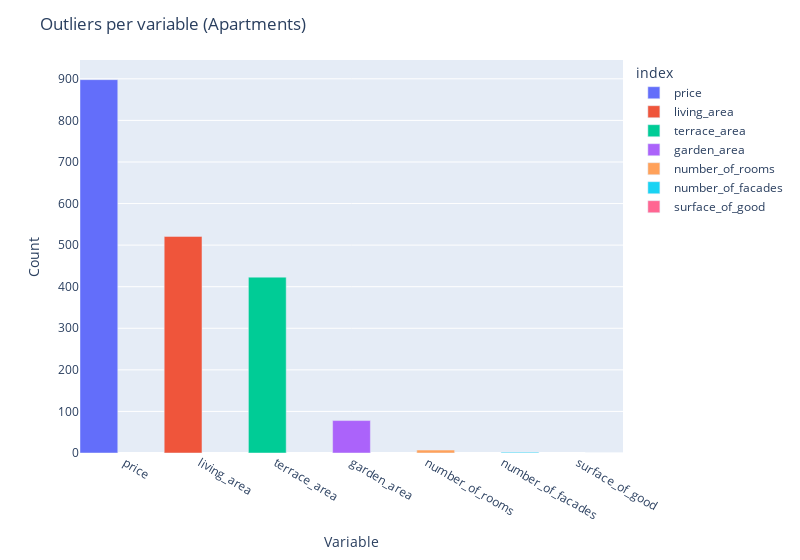

Notebook code for this chart:
### Markdown cell above
### Q4 What variables are most subject to outliers?

### Code cell
def count_iqr_outliers (df, column_name):
    """
    Counts outliers based on interquartile range
    """
    seventy_fifth = df[column_name].quantile(0.75)
    twenty_fifth = df[column_name].quantile(0.25)
    iqr = seventy_fifth-twenty_fifth
    upper = seventy_fifth + (1.5*iqr)
    lower = twenty_fifth - (1.5*iqr)
    outliers = df.loc[(df[column_name] >= upper)|(df[column_name] <= lower)]
    #print(outliers)
    count_outliers = outliers.shape[0]
    return count_outliers

print(count_iqr_outliers(app, "price"))

quantitative = ['price', 'number_of_rooms', 'living_area', 'terrace_area', 'garden_area', 'surface_of_good','number_of_facades']

#d = {'col1': [1, 2], 'col2': [3, 4]}
#df = pd.DataFrame(data=d)
d={}
for col in quantitative:
    d[col] = [count_iqr_outliers(app, col)]

df = pd.DataFrame(data=d)
df= df.transpose()
df.rename(columns={0: "outliers_count"}, inplace=True)
df.sort_values(by='outliers_count', ascending=False, inplace=True)


fig = px.bar(df, x=df.index, y="outliers_count", color=df.index)
fig.update_layout(barmode='group', width=800)  # Set the width of the plot
fig.update_traces(width=0.5)  # Narrower bars
fig.update_layout(yaxis=dict(title='Count'))  # Update y-axis label
fig.update_layout(xaxis=dict(title='Variable'))
fig.update_layout(title='Outliers per variable (Apartments)')  # Add title to the plot


#plot: y axis number of outliers, x axis categories make a bar plot or a box plot

### Figure 1 — Plotly figure (JSON) as saved in the notebook; plotly's stock layout.template omitted (floating-point values rounded to 4 significant figures)
{"data": [{"alignmentgroup": "True", "hovertemplate": "index=%{x}<br>outliers_count=%{y}<extra></extra>", "legendgroup": "price", "marker": {"color": "#636efa", "pattern": {"shape": ""}}, "name": "price", "offsetgroup": "price", "orientation": "v", "showlegend": true, "textposition": "auto", "type": "bar", "width": 0.5, "x": ["price"], "xaxis": "x", "y": [898], "yaxis": "y"}, {"alignmentgroup": "True", "hovertemplate": "index=%{x}<br>outliers_count=%{y}<extra></extra>", "legendgroup": "living_area", "marker": {"color": "#EF553B", "pattern": {"shape": ""}}, "name": "living_area", "offsetgroup": "living_area", "orientation": "v", "showlegend": true, "textposition": "auto", "type": "bar", "width": 0.5, "x": ["living_area"], "xaxis": "x", "y": [521], "yaxis": "y"}, {"alignmentgroup": "True", "hovertemplate": "index=%{x}<br>outliers_count=%{y}<extra></extra>", "legendgroup": "terrace_area", "marker": {"color": "#00cc96", "pattern": {"shape": ""}}, "name": "terrace_area", "offsetgroup": "terrace_area", "orientation": "v", "showlegend": true, "textposition": "auto", "type": "bar", "width": 0.5, "x": ["terrace_area"], "xaxis": "x", "y": [423], "yaxis": "y"}, {"alignmentgroup": "True", "hovertemplate": "index=%{x}<br>outliers_count=%{y}<extra></extra>", "legendgroup": "garden_area", "marker": {"color": "#ab63fa", "pattern": {"shape": ""}}, "name": "garden_area", "offsetgroup": "garden_area", "orientation": "v", "showlegend": true, "textposition": "auto", "type": "bar", "width": 0.5, "x": ["garden_area"], "xaxis": "x", "y": [78], "yaxis": "y"}, {"alignmentgroup": "True", "hovertemplate": "index=%{x}<br>outliers_count=%{y}<extra></extra>", "legendgroup": "number_of_rooms", "marker": {"color": "#FFA15A", "pattern": {"shape": ""}}, "name": "number_of_rooms", "offsetgroup": "number_of_rooms", "orientation": "v", "showlegend": true, "textposition": "auto", "type": "bar", "width": 0.5, "x": ["number_of_rooms"], "xaxis": "x", "y": [7], "yaxis": "y"}, {"alignmentgroup": "True", "hovertemplate": "index=%{x}<br>outliers_count=%{y}<extra></extra>", "legendgroup": "number_of_facades", "marker": {"color": "#19d3f3", "pattern": {"shape": ""}}, "name": "number_of_facades", "offsetgroup": "number_of_facades", "orientation": "v", "showlegend": true, "textposition": "auto", "type": "bar", "width": 0.5, "x": ["number_of_facades"], "xaxis": "x", "y": [2], "yaxis": "y"}, {"alignmentgroup": "True", "hovertemplate": "index=%{x}<br>outliers_count=%{y}<extra></extra>", "legendgroup": "surface_of_good", "marker": {"color": "#FF6692", "pattern": {"shape": ""}}, "name": "surface_of_good", "offsetgroup": "surface_of_good", "orientation": "v", "showlegend": true, "textposition": "auto", "type": "bar", "width": 0.5, "x": ["surface_of_good"], "xaxis": "x", "y": [0], "yaxis": "y"}], "layout": {"barmode": "group", "legend": {"title": {"text": "index"}, "tracegroupgap": 0}, "margin": {"t": 60}, "title": {"text": "Outliers per variable (Apartments)"}, "width": 800, "xaxis": {"anchor": "y", "categoryarray": ["price", "living_area", "terrace_area", "garden_area", "number_of_rooms", "number_of_facades", "surface_of_good"], "categoryorder": "array", "domain": [0, 1], "title": {"text": "Variable"}}, "yaxis": {"anchor": "x", "domain": [0, 1], "title": {"text": "Count"}}}}
